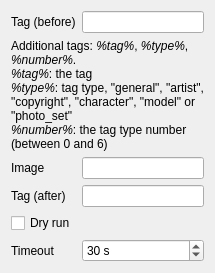
      <widget class="QWidget" name="pageCommands">
       <layout class="QFormLayout" name="formLayout_18">
        <item row="0" column="0">
         <widget class="QLabel" name="label_36">
          <property name="text">
           <string>Tag (before)</string>
          </property>
         </widget>
        </item>
        <item row="0" column="1">
         <widget class="QLineEdit" name="lineCommandsTagBefore"/>
        </item>
        <item row="1" column="0" colspan="2">
         <widget class="QLabel" name="label_27">
          <property name="text">
           <string>Additional tags: &lt;i&gt;%tag%&lt;/i&gt;, &lt;i&gt;%type%&lt;/i&gt;, &lt;i&gt;%number%&lt;/i&gt;.&lt;br/&gt;&lt;i&gt;%tag%&lt;/i&gt;: the tag&lt;br/&gt;&lt;i&gt;%type%&lt;/i&gt;: tag type, &quot;general&quot;, &quot;artist&quot;, &quot;copyright&quot;, &quot;character&quot;, &quot;model&quot; or &quot;photo_set&quot;&lt;br/&gt;&lt;i&gt;%number%&lt;/i&gt;: the tag type number (between 0 and 6)</string>
          </property>
          <property name="wordWrap">
           <bool>true</bool>
          </property>
         </widget>
        </item>
        <item row="2" column="0">
         <widget class="QLabel" name="label_3">
          <property name="text">
           <string>Image</string>
          </property>
         </widget>
        </item>
        <item row="2" column="1">
         <widget class="QLineEdit" name="lineCommandsImage"/>
        </item>
        <item row="3" column="0">
         <widget class="QLabel" name="label_47">
          <property name="text">
           <string>Tag (after)</string>
          </property>
         </widget>
        </item>
        <item row="3" column="1">
         <widget class="QLineEdit" name="lineCommandsTagAfter"/>
        </item>
        <item row="5" column="0">
         <widget class="QLabel" name="label_18">
          <property name="text">
           <string>Timeout</string>
          </property>
         </widget>
        </item>
        <item row="5" column="1">
         <widget class="QSpinBox" name="spinCommandsTimeout">
          <property name="suffix">
           <string> s</string>
          </property>
          <property name="minimum">
           <number>1</number>
          </property>
          <property name="maximum">
           <number>3600</number>
          </property>
          <property name="value">
           <number>30</number>
          </property>
         </widget>
        </item>
        <item row="4" column="0" colspan="2">
         <widget class="QCheckBox" name="checkCommandsDryRun">
          <property name="text">
           <string>Dry run</string>
          </property>
         </widget>
        </item>
       </layout>
      </widget>
